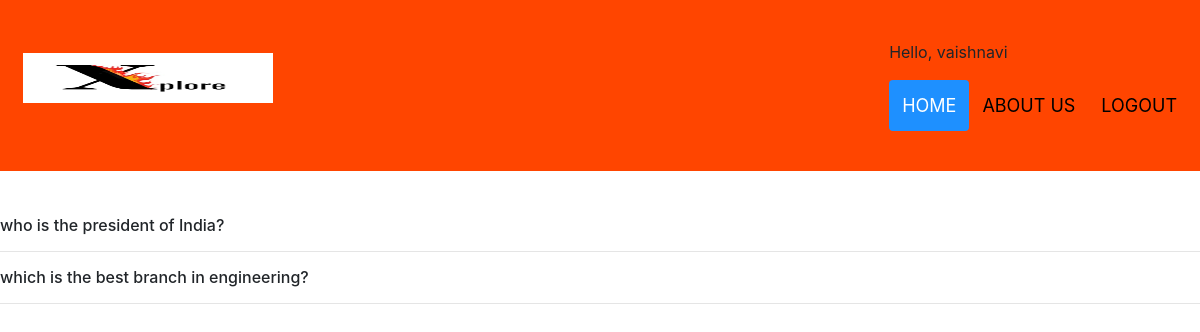
The page /questions/my_question (signed in) on the database its author committed.
### create_user/models.py (models this page shows, shortened)
class Question(models.Model):
    user = models.ForeignKey(settings.AUTH_USER_MODEL,on_delete=models.CASCADE)
    title = models.CharField(max_length =200)
    body = models.TextField(blank =True ,null=True)
    created =models.DateTimeField(editable =False,null=True ,blank=True)
    modified =models.DateTimeField()
    answers_count = models.IntegerField(default=0)
    points =models.IntegerField(default=0)
    hidden =models.BooleanField(default =False)

### create_user/views.py (the view)
# urls.py: path('questions/my_question',views.my_question_view,name='my_question_view'),
def my_question_view(request):
    current_user =request.user
    if not current_user.is_authenticated:
        return redirect('login')
    question=Question.objects.filter(user_id = current_user.id)
    is_question_asked =len(question) >0
    return render(request,'my_question.html',{'current_user':current_user,'questions':question,'is_question_asked':is_question_asked})

### templates/my_question.html (shortened to what this page needs)
{% extends 'base.html' %}
{% block content %}
<br><br><br>
{% for i in questions %}
<h6>{{i.title}}</h6> <hr>
{% endfor %}
{% endblock %}

### templates/navbar.html (shortened to what this page needs)
{% load static %}
<div id="navbar" style="background-color:orangered">
  <a class="nav-link" href="{% url 'home' %}"> <img class="logo" src="{% static 'images/logo1.jpeg' %}" alt="logo"> </a>
  <div id="navbar-right">
    {% if user.is_authenticated %}
    <p>Hello, {{user.username}}</p>
    {% endif %}
    <a class="active" href="{% url 'home' %}">HOME <span class="sr-only">(current)</span></a>
    <a class="nav-link" href="/accounts/aboutus/">ABOUT US</a>
    {% if user.is_authenticated %}
        <a href="/accounts/logout/">LOGOUT</a>
      {% endif %}
  </div>
</div>

### static/css/styles.css (style rules this page uses)
#navbar { overflow: hidden; background-color: #0d0c0c; padding: 40px 10px; transition: 0.4s; position: fixed; width: 100%; top: 0; z-index: 99; }
#navbar a { float: left; color: black; text-align: center; padding: 13px; text-decoration: none; font-size: 18px; line-height: 25px; border-radius: 4px; }
#navbar a.active { background-color: dodgerblue; color: white; }
#navbar-right { float: right; }

### templates/navbar.html (style rules this page uses)
.logo { width: 250px; height:50px; }

### rows shown on the page
Question: title "who is the president of India?"
Question: title "which is the best branch in engineering?"

### other values the page prints
{{ user.username }} "vaishnavi"
